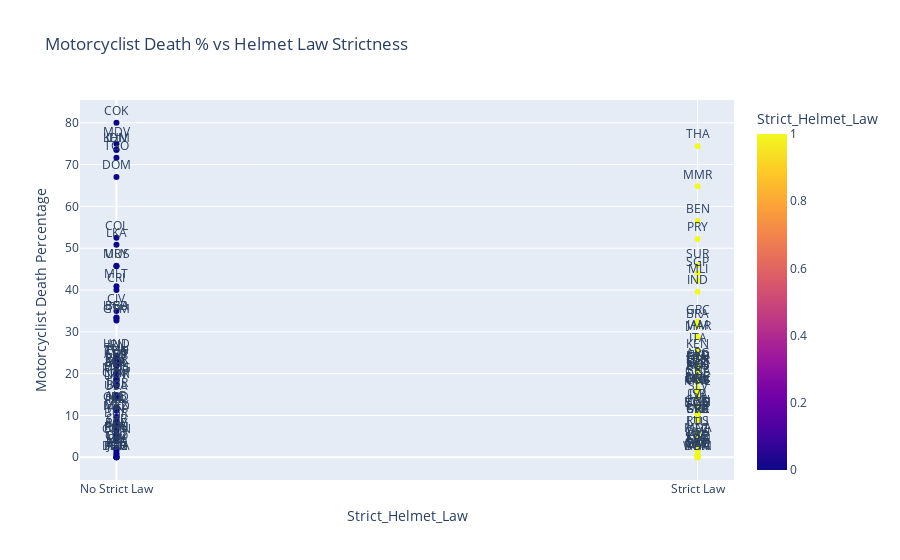

Notebook code for this chart:
### Markdown cell above
![Alt text](https://raw.githubusercontent.com/samarth2015/writing_assignment/main/Images/newplot3.png)

### Code cell
fig = px.scatter(
    law_vs_deaths,
    x='Strict_Helmet_Law',
    y='Motorcyclist_Death_Percentage',
    color='Strict_Helmet_Law',
    text='Country_Code',
    color_discrete_map={1: '#66b3ff', 0: '#ff9999'},
    title='Motorcyclist Death % vs Helmet Law Strictness'
)

fig.update_traces(textposition='top center')
fig.update_layout(
    xaxis=dict(tickvals=[0, 1], ticktext=["No Strict Law", "Strict Law"]),
    yaxis_title="Motorcyclist Death Percentage"
)
fig.show()

### Figure 1 — Plotly figure (JSON) as saved in the notebook; plotly's stock layout.template omitted (floating-point values rounded to 4 significant figures)
{"data": [{"hovertemplate": "Strict_Helmet_Law=%{marker.color}<br>Motorcyclist_Death_Percentage=%{y}<br>Country_Code=%{text}<extra></extra>", "legendgroup": "", "marker": {"color": [0, 0, 1, 1, 0, 1, 0, 0, 0, 1, 0, 1, 0, 1, 0, 1, 1, 0, 1, 0, 0, 0, 0, 0, 0, 1, 1, 1, 0, 0, 1, 0, 1, 0, 0, 0, 1, 0, 1, 0, 1, 1, 1, 1, 0, 0, 0, 1, 1, 0, 1, 0, 0, 0, 1, 1, 1, 0, 0, 1, 1, 1, 0, 0, 0, 1, 0, 0, 0, 1, 1, 1, 1, 1, 0, 0, 0, 1, 0, 1, 1, 0, 0, 1, 1, 0, 1, 0, 0, 0, 0, 0, 1, 1, 1, 0, 0, 1, 1, 1, 1, 1, 1, 1, 1, 1, 1, 0, 0, 0, 1, 1, 0, 0, 0, 0, 0, 1, 0, 0, 1, 1, 1], "coloraxis": "coloraxis", "symbol": "circle"}, "mode": "markers+text", "name": "", "orientation": "v", "showlegend": false, "text": ["ALB", "ARE", "ARG", "ARM", "ATG", "AUS", "AUT", "AZE", "BEL", "BEN", "BGR", "BLZ", "BOL", "BRA", "BRB", "BWA", "CAN", "CHE", "CHL", "CIV", "COD", "COK", "COL", "COM", "CRI", "CUB", "CYP", "CZE", "DEU", "DMA", "DNK", "DOM", "ECU", "EGY", "ERI", "ESP", "EST", "FIN", "FRA", "FSM", "GBR", "GEO", "GHA", "GRC", "GTM", "GUY", "HND", "HRV", "HUN", "IDN", "IND", "IRL", "IRN", "ISL", "ISR", "ITA", "JAM", "JOR", "JPN", "KAZ", "KEN", "KGZ", "KHM", "KIR", "KOR", "LBN", "LBY", "LCA", "LKA", "LTU", "LUX", "LVA", "MAR", "MDA", "MDV", "MEX", "MKD", "MLI", "MLT", "MMR", "MNE", "MNG", "MUS", "MWI", "NLD", "NOR", "NZL", "OMN", "PAN", "PER", "PHL", "POL", "PRT", "PRY", "PSE", "QAT", "ROU", "RUS", "SGP", "SLV", "SRB", "SUR", "SVK", "SVN", "SWE", "SWZ", "SWZ", "SYC", "SYR", "TGO", "THA", "TON", "TTO", "TUN", "TUR", "TZA", "UGA", "UKR", "URY", "USA", "WSM", "ZAF", "ZWE"], "textposition": "top center", "type": "scatter", "x": [0, 0, 1, 1, 0, 1, 0, 0, 0, 1, 0, 1, 0, 1, 0, 1, 1, 0, 1, 0, 0, 0, 0, 0, 0, 1, 1, 1, 0, 0, 1, 0, 1, 0, 0, 0, 1, 0, 1, 0, 1, 1, 1, 1, 0, 0, 0, 1, 1, 0, 1, 0, 0, 0, 1, 1, 1, 0, 0, 1, 1, 1, 0, 0, 0, 1, 0, 0, 0, 1, 1, 1, 1, 1, 0, 0, 0, 1, 0, 1, 1, 0, 0, 1, 1, 0, 1, 0, 0, 0, 0, 0, 1, 1, 1, 0, 0, 1, 1, 1, 1, 1, 1, 1, 1, 1, 1, 0, 0, 0, 1, 1, 0, 0, 0, 0, 0, 1, 0, 0, 1, 1, 1], "xaxis": "x", "y": [11.9, 5.5, 22.2, 1.5, 0.0, 19.3, 22.0, 0.9, 14.4, 56.5, 7.8, 19.8, 19.7, 31.4, 33.3, 0.0, 10.8, 22.7, 8.7, 35.0, 11.7, 80.0, 52.5, 17.4, 40.0, 15.6, 21.7, 10.3, 18.8, 0.0, 16.1, 67.0, 19.1, 5.5, 1.5, 21.9, 1.4, 8.7, 21.1, 0.0, 20.5, 0.5, 17.9, 32.4, 32.7, 21.9, 24.3, 16.0, 10.5, 73.6, 39.6, 11.7, 24.1, 11.1, 12.2, 25.6, 28.8, 0.0, 17.2, 4.3, 24.2, 2.1, 73.5, 20.0, 20.5, 20.7, 1.9, 20.0, 50.8, 5.7, 9.4, 12.0, 28.7, 4.3, 75.0, 9.6, 9.5, 42.3, 40.9, 64.8, 15.4, 18.6, 45.8, 3.2, 21.4, 17.0, 15.9, 3.9, 4.4, 0.6, 4.7, 11.2, 18.3, 52.2, 2.5, 2.2, 4.4, 5.9, 44.0, 14.2, 8.7, 45.9, 8.7, 19.2, 16.3, 0.5, 2.0, 20.0, 6.4, 71.6, 74.4, 0.0, 2.2, 22.9, 14.9, 22.7, 33.4, 8.7, 45.7, 14.2, 0.0, 0.3, 10.2], "yaxis": "y"}], "layout": {"coloraxis": {"colorbar": {"title": {"text": "Strict_Helmet_Law"}}, "colorscale": [[0, "#0d0887"], [0.1111, "#46039f"], [0.2222, "#7201a8"], [0.3333, "#9c179e"], [0.4444, "#bd3786"], [0.5556, "#d8576b"], [0.6667, "#ed7953"], [0.7778, "#fb9f3a"], [0.8889, "#fdca26"], [1, "#f0f921"]]}, "legend": {"tracegroupgap": 0}, "title": {"text": "Motorcyclist Death % vs Helmet Law Strictness"}, "xaxis": {"anchor": "y", "domain": [0, 1], "ticktext": ["No Strict Law", "Strict Law"], "tickvals": [0, 1], "title": {"text": "Strict_Helmet_Law"}}, "yaxis": {"anchor": "x", "domain": [0, 1], "title": {"text": "Motorcyclist Death Percentage"}}}}
